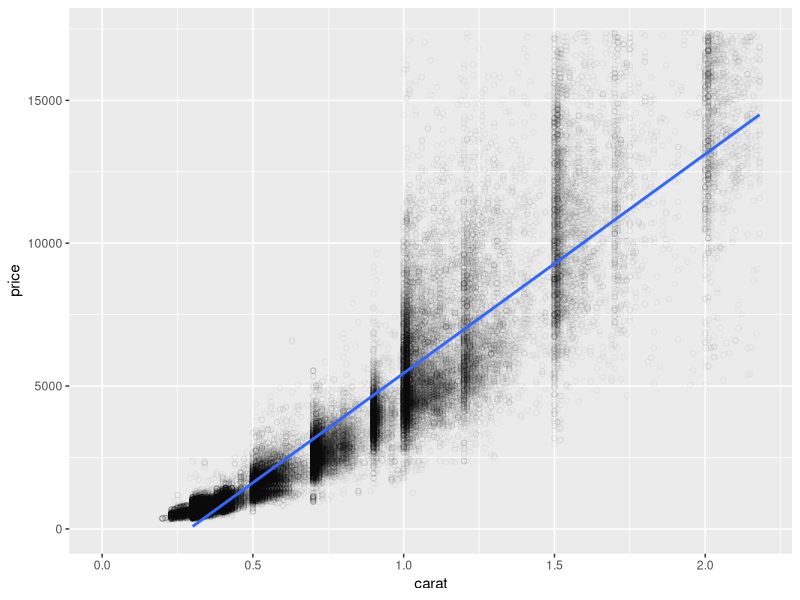

Write the R code that produced this figure. (Note: this script raises an error after producing the figure.)
## ---- chunk 1
install.packages('GGally')
install.packages('scales')
install.packages('memisc')
install.packages('lattice')
install.packages('MASS')
install.packages('car')
install.packages('reshape')
install.packages('plyr')
## ---- chunk 2
library(GGally)
library(scales)
#library(memisc)
library(lattice)
library(MASS)
library(car)
library(reshape)
library(plyr)
## ---- chunk 3
rm(list=ls())

library(ggplot2)
## ---- chunk 4

data(diamonds)
head(diamonds)

## ---- chunk 5
percentile <- 0.99
ggplot(aes(x=carat, y=price),data=diamonds) +
  geom_point( alpha=0.05, shape=21) +
  xlim(0, quantile(diamonds$carat, percentile)) +
  ylim(0, quantile(diamonds$price, percentile)) + 
  stat_smooth(method = 'lm')
## ---- chunk 6
set.seed(20022012)

# sample

diamond_sample <- diamonds[sample(),]
